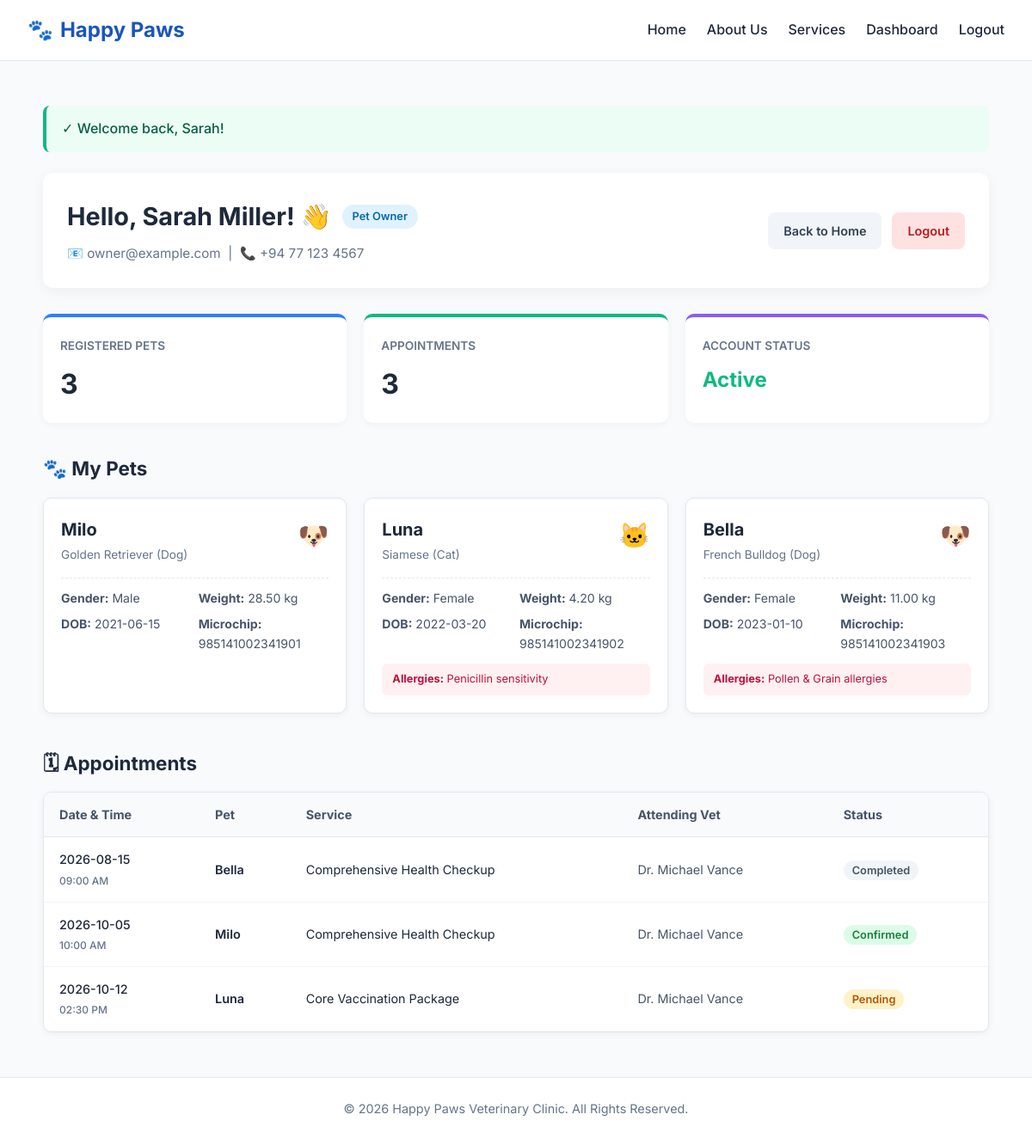
The app's page /dashboard (signed in) with its own data.
### tables this page shows
CREATE TABLE users (
    user_id INT AUTO_INCREMENT PRIMARY KEY COMMENT 'Unique identifier for each user',
    first_name VARCHAR(50) NOT NULL COMMENT 'User given name',
    last_name VARCHAR(50) NOT NULL COMMENT 'User family name',
    email VARCHAR(100) NOT NULL UNIQUE COMMENT 'Unique login email address',
    password VARCHAR(255) NOT NULL COMMENT 'Bcrypt-hashed password string',
    phone_number VARCHAR(20) DEFAULT NULL COMMENT 'Primary contact phone number',
    role ENUM('admin', 'veterinarian', 'staff', 'pet_owner') NOT NULL DEFAULT 'pet_owner' COMMENT 'Access control role',
    status ENUM('Active', 'Inactive', 'Suspended') NOT NULL DEFAULT 'Active' COMMENT 'Account status',
    address TEXT DEFAULT NULL COMMENT 'Physical residential / clinic address',
    created_at TIMESTAMP DEFAULT CURRENT_TIMESTAMP COMMENT 'Timestamp when user registered',
    updated_at TIMESTAMP DEFAULT CURRENT_TIMESTAMP ON UPDATE CURRENT_TIMESTAMP COMMENT 'Timestamp of last profile update'
);

CREATE TABLE pets (
    pet_id INT AUTO_INCREMENT PRIMARY KEY COMMENT 'Unique identifier for each pet',
    user_id INT NOT NULL COMMENT 'Foreign key referencing pet owner (users.user_id)',
    name VARCHAR(50) NOT NULL COMMENT 'Pet name',
    species ENUM('Dog', 'Cat', 'Bird', 'Rabbit', 'Other') NOT NULL COMMENT 'Species category',
    breed VARCHAR(50) DEFAULT NULL COMMENT 'Specific breed (e.g. Golden Retriever, Siamese)',
    gender ENUM('Male', 'Female') NOT NULL COMMENT 'Biological gender of pet',
    date_of_birth DATE DEFAULT NULL COMMENT 'Birth date or estimated birth date',
    weight_kg DECIMAL(5,2) DEFAULT NULL COMMENT 'Current weight in kilograms',
    color VARCHAR(50) DEFAULT NULL COMMENT 'Coat color or distinguishing markings',
    microchip_number VARCHAR(50) DEFAULT NULL UNIQUE COMMENT 'Unique electronic microchip ID',
    allergies TEXT DEFAULT NULL COMMENT 'Known drug or food allergies',
    created_at TIMESTAMP DEFAULT CURRENT_TIMESTAMP COMMENT 'Record creation timestamp',
    updated_at TIMESTAMP DEFAULT CURRENT_TIMESTAMP ON UPDATE CURRENT_TIMESTAMP COMMENT 'Record update timestamp',
    CONSTRAINT fk_pets_user FOREIGN KEY (user_id) 
        REFERENCES users (user_id) 
        ON DELETE CASCADE 
        ON UPDATE CASCADE
);

CREATE TABLE appointments (
    appointment_id INT AUTO_INCREMENT PRIMARY KEY COMMENT 'Unique identifier for each appointment',
    user_id INT NOT NULL COMMENT 'Pet owner requesting appointment (users.user_id)',
    pet_id INT NOT NULL COMMENT 'Pet receiving the consultation (pets.pet_id)',
    vet_id INT DEFAULT NULL COMMENT 'Assigned veterinarian (users.user_id)',
    service_id INT DEFAULT NULL COMMENT 'Requested service (services.service_id)',
    appointment_date DATE NOT NULL COMMENT 'Date of the scheduled appointment',
    appointment_time TIME NOT NULL COMMENT 'Time of the scheduled appointment',
    status ENUM('Pending', 'Confirmed', 'Completed', 'Cancelled') NOT NULL DEFAULT 'Pending' COMMENT 'Appointment status',
    reason VARCHAR(255) DEFAULT NULL COMMENT 'Primary reason / chief complaint stated by owner',
    notes TEXT DEFAULT NULL COMMENT 'Staff or vet operational notes',
    created_at TIMESTAMP DEFAULT CURRENT_TIMESTAMP COMMENT 'Booking timestamp',
    updated_at TIMESTAMP DEFAULT CURRENT_TIMESTAMP ON UPDATE CURRENT_TIMESTAMP COMMENT 'Last update timestamp',
    CONSTRAINT fk_appt_user FOREIGN KEY (user_id) 
        REFERENCES users (user_id) 
        ON DELETE CASCADE 
        ON UPDATE CASCADE,
    CONSTRAINT fk_appt_pet FOREIGN KEY (pet_id) 
        REFERENCES pets (pet_id) 
        ON DELETE CASCADE 
        ON UPDATE CASCADE,
    CONSTRAINT fk_appt_vet FOREIGN KEY (vet_id) 
        REFERENCES users (user_id) 
        ON DELETE SET NULL 
        ON UPDATE CASCADE,
    CONSTRAINT fk_appt_service FOREIGN KEY (service_id) 
        REFERENCES services (service_id) 
        ON DELETE SET NULL 
        ON UPDATE CASCADE
);

CREATE TABLE services (
    service_id INT AUTO_INCREMENT PRIMARY KEY COMMENT 'Unique identifier for each service',
    name VARCHAR(100) NOT NULL COMMENT 'Service title (e.g., General Health Examination)',
    category ENUM('Veterinary', 'Grooming', 'Preventive', 'Surgery') NOT NULL COMMENT 'Service department/category',
    description TEXT DEFAULT NULL COMMENT 'Detailed description of what is included',
    price DECIMAL(10,2) NOT NULL COMMENT 'Standard charge for the service in USD / LKR',
    duration_minutes INT NOT NULL DEFAULT 30 COMMENT 'Estimated duration in minutes',
    status ENUM('Active', 'Inactive') NOT NULL DEFAULT 'Active' COMMENT 'Whether the service is currently bookable',
    created_at TIMESTAMP DEFAULT CURRENT_TIMESTAMP COMMENT 'Creation timestamp'
);

### app/views/dashboard/index.php (the view)
<?php
require_once APPROOT . '/views/layouts/header.php';
?>
<div class="dashboard-wrapper" style="max-width: 1100px; margin: 0 auto; padding: 20px 0;">
    <?php if (!empty($data['flash_success'])): ?>
        <div style="background: #ecfdf5; border-left: 4px solid #10b981; padding: 14px 18px; border-radius: 8px; margin-bottom: 24px; color: #065f46; font-weight: 500;">
            ✓ <?php echo htmlspecialchars($data['flash_success']); ?>
        </div>
    <?php endif; ?>
    <div style="background: #ffffff; border-radius: 12px; padding: 28px; box-shadow: 0 4px 15px rgba(0,0,0,0.05); margin-bottom: 30px; display: flex; justify-content: space-between; align-items: center; flex-wrap: wrap; gap: 20px;">
        <div>
            <div style="display: flex; align-items: center; gap: 12px; margin-bottom: 8px;">
                <h1 style="font-size: 1.8rem; margin: 0; color: #1e293b;">
                    Hello, <?php echo htmlspecialchars($data['user']->first_name . ' ' . $data['user']->last_name); ?>! 👋
                </h1>
                <span style="background: #e0f2fe; color: #0369a1; padding: 4px 12px; border-radius: 20px; font-size: 0.8rem; font-weight: 600; text-transform: capitalize;">
                    <?php echo htmlspecialchars(str_replace('_', ' ', $data['user']->role)); ?>
                </span>
            </div>
            <p style="color: #64748b; margin: 0; font-size: 0.95rem;">
                📧 <?php echo htmlspecialchars($data['user']->email); ?> &nbsp;|&nbsp;
                📞 <?php echo htmlspecialchars($data['user']->phone_number ?? 'No phone provided'); ?>
            </p>
        </div>
        <div style="display: flex; gap: 12px;">
            <a href="<?php echo URLROOT; ?>" style="background: #f1f5f9; color: #334155; padding: 10px 18px; border-radius: 8px; text-decoration: none; font-weight: 600; font-size: 0.9rem;">
                Back to Home
            </a>
            <a href="<?php echo URLROOT; ?>/auth/logout" style="background: #fee2e2; color: #b91c1c; padding: 10px 18px; border-radius: 8px; text-decoration: none; font-weight: 600; font-size: 0.9rem;">
                Logout
            </a>
        </div>
    </div>
    <div style="display: grid; grid-template-columns: repeat(auto-fit, minmax(220px, 1fr)); gap: 20px; margin-bottom: 35px;">
        <div style="background: #fff; padding: 20px; border-radius: 10px; box-shadow: 0 2px 10px rgba(0,0,0,0.04); border-top: 4px solid #2b7fff;">
            <span style="font-size: 0.85rem; color: #64748b; text-transform: uppercase; font-weight: 600;">Registered Pets</span>
            <div style="font-size: 2rem; font-weight: 700; color: #1e293b; margin-top: 6px;">
                <?php echo count($data['pets']); ?>
            </div>
        </div>
        <div style="background: #fff; padding: 20px; border-radius: 10px; box-shadow: 0 2px 10px rgba(0,0,0,0.04); border-top: 4px solid #10b981;">
            <span style="font-size: 0.85rem; color: #64748b; text-transform: uppercase; font-weight: 600;">Appointments</span>
            <div style="font-size: 2rem; font-weight: 700; color: #1e293b; margin-top: 6px;">
                <?php echo count($data['appointments']); ?>
            </div>
        </div>
        <div style="background: #fff; padding: 20px; border-radius: 10px; box-shadow: 0 2px 10px rgba(0,0,0,0.04); border-top: 4px solid #8b5cf6;">
            <span style="font-size: 0.85rem; color: #64748b; text-transform: uppercase; font-weight: 600;">Account Status</span>
            <div style="font-size: 1.5rem; font-weight: 700; color: #10b981; margin-top: 8px;">
                <?php echo htmlspecialchars($data['user']->status); ?>
            </div>
        </div>
    </div>
    <div style="margin-bottom: 40px;">
        <h2 style="font-size: 1.4rem; color: #1e293b; margin-bottom: 16px; display: flex; align-items: center; gap: 8px;">
            🐾 My Pets
        </h2>
        <?php if (!empty($data['pets'])): ?>
            <div style="display: grid; grid-template-columns: repeat(auto-fill, minmax(300px, 1fr)); gap: 20px;">
                <?php foreach ($data['pets'] as $pet): ?>
                    <div style="background: #ffffff; border-radius: 10px; padding: 20px; box-shadow: 0 2px 8px rgba(0,0,0,0.05); border: 1px solid #e2e8f0;">
                        <div style="display: flex; justify-content: space-between; align-items: flex-start; margin-bottom: 12px;">
                            <div>
                                <h3 style="margin: 0; font-size: 1.25rem; color: #1e293b;">
                                    <?php echo htmlspecialchars($pet->name); ?>
                                </h3>
                                <span style="font-size: 0.85rem; color: #64748b;">
                                    <?php echo htmlspecialchars($pet->breed ?? 'Unknown Breed'); ?> (<?php echo htmlspecialchars($pet->species); ?>)
                                </span>
                            </div>
                            <span style="font-size: 1.8rem;">
                                <?php echo ($pet->species === 'Dog') ? '🐶' : (($pet->species === 'Cat') ? '🐱' : '🐾'); ?>
                            </span>
                        </div>
                        <div style="font-size: 0.88rem; color: #475569; display: grid; grid-template-columns: 1fr 1fr; gap: 8px; margin-top: 14px; padding-top: 12px; border-top: 1px dashed #e2e8f0;">
                            <div><strong>Gender:</strong> <?php echo htmlspecialchars($pet->gender); ?></div>
                            <div><strong>Weight:</strong> <?php echo $pet->weight_kg ? htmlspecialchars($pet->weight_kg) . ' kg' : 'N/A'; ?></div>
                            <div><strong>DOB:</strong> <?php echo htmlspecialchars($pet->date_of_birth ?? 'Unknown'); ?></div>
                            <div><strong>Microchip:</strong> <?php echo htmlspecialchars($pet->microchip_number ?? 'None'); ?></div>
                        </div>
                        <?php if (!empty($pet->allergies) && $pet->allergies !== 'None known'): ?>
                            <div style="margin-top: 12px; padding: 8px 12px; background: #fff1f2; border-radius: 6px; font-size: 0.8rem; color: #be123c;">
                                <strong>Allergies:</strong> <?php echo htmlspecialchars($pet->allergies); ?>
                            </div>
                        <?php endif; ?>
                    </div>
                <?php endforeach; ?>
            </div>
        <?php else: ?>
            <div style="background: #fff; padding: 30px; border-radius: 10px; text-align: center; color: #64748b;">
                <p>No pets registered yet.</p>
            </div>
        <?php endif; ?>
    </div>
    <div>
        <h2 style="font-size: 1.4rem; color: #1e293b; margin-bottom: 16px; display: flex; align-items: center; gap: 8px;">
            🗓 Appointments
        </h2>
        <?php if (!empty($data['appointments'])): ?>
            <div style="background: #ffffff; border-radius: 10px; overflow: hidden; box-shadow: 0 2px 8px rgba(0,0,0,0.05); border: 1px solid #e2e8f0;">
                <table style="width: 100%; border-collapse: collapse; text-align: left; font-size: 0.9rem;">
                    <thead>
                        <tr style="background: #f8fafc; border-bottom: 1px solid #e2e8f0; color: #475569;">
                            <th style="padding: 14px 18px;">Date & Time</th>
                            <th style="padding: 14px 18px;">Pet</th>
                            <th style="padding: 14px 18px;">Service</th>
                            <th style="padding: 14px 18px;">Attending Vet</th>
                            <th style="padding: 14px 18px;">Status</th>
                        </tr>
                    </thead>
                    <tbody>
                        <?php foreach ($data['appointments'] as $appt): ?>
                            <tr style="border-bottom: 1px solid #f1f5f9;">
                                <td style="padding: 14px 18px; font-weight: 500;">
                                    <?php echo htmlspecialchars($appt->appointment_date); ?><br>
                                    <small style="color: #64748b;"><?php echo date('h:i A', strtotime($appt->appointment_time)); ?></small>
                                </td>
                                <td style="padding: 14px 18px; font-weight: 600; color: #1e293b;">
                                    <?php echo htmlspecialchars($appt->pet_name); ?>
                                </td>
                                <td style="padding: 14px 18px;">
                                    <?php echo htmlspecialchars($appt->service_name ?? 'General Consultation'); ?>
                                </td>
                                <td style="padding: 14px 18px; color: #475569;">
                                    <?php echo $appt->vet_name ? 'Dr. ' . htmlspecialchars($appt->vet_name) : 'Pending Assignment'; ?>
                                </td>
                                <td style="padding: 14px 18px;">
                                    <?php
                                    $badgeColor = match ($appt->status) {
                                        'Confirmed' => ['bg' => '#dcfce7', 'text' => '#15803d'],
                                        'Completed' => ['bg' => '#f1f5f9', 'text' => '#475569'],
                                        'Cancelled' => ['bg' => '#fee2e2', 'text' => '#b91c1c'],
                                        default     => ['bg' => '#fef3c7', 'text' => '#b45309'],
                                    };
                                    ?>
                                    <span style="background: <?php echo $badgeColor['bg']; ?>; color: <?php echo $badgeColor['text']; ?>; padding: 4px 10px; border-radius: 12px; font-size: 0.8rem; font-weight: 600;">
                                        <?php echo htmlspecialchars($appt->status); ?>
                                    </span>
                                </td>
                            </tr>
                        <?php endforeach; ?>
                    </tbody>
                </table>
            </div>
        <?php else: ?>
            <div style="background: #fff; padding: 30px; border-radius: 10px; text-align: center; color: #64748b;">
                <p>No appointments booked yet.</p>
            </div>
        <?php endif; ?>
    </div>
</div>
<?php require_once APPROOT . '/views/layouts/footer.php'; ?>

### records on screen
users: first_name+last_name "Sarah Miller", role "Pet Owner", email "owner@example.com", phone_number "+94 77 123 4567", status "Active"
pets: name "Milo", breed "Golden Retriever", species "Dog", gender "Male", weight_kg "28.50", date_of_birth "2021-06-15", microchip_number "985141002341901"
pets: name "Luna", breed "Siamese", species "Cat", gender "Female", weight_kg "4.20", date_of_birth "2022-03-20", microchip_number "985141002341902", allergies "Penicillin sensitivity"
pets: name "Bella", breed "French Bulldog", species "Dog", gender "Female", weight_kg "11.00", date_of_birth "2023-01-10", microchip_number "985141002341903", allergies "Pollen & Grain allergies"
appointments: appointment_date "2026-08-15", appointment_time "09:00 AM", pet.name "Bella", service.name "Comprehensive Health Checkup", vet_name "Michael Vance", status "Completed"
appointments: appointment_date "2026-10-05", appointment_time "10:00 AM", pet.name "Milo", service.name "Comprehensive Health Checkup", vet_name "Michael Vance", status "Confirmed"
appointments: appointment_date "2026-10-12", appointment_time "02:30 PM", pet.name "Luna", service.name "Core Vaccination Package", vet_name "Michael Vance", status "Pending"

### other values on screen
$data['flash_success'] "Welcome back, Sarah!"
count($data['pets']) "3"
count($data['appointments']) "3"
